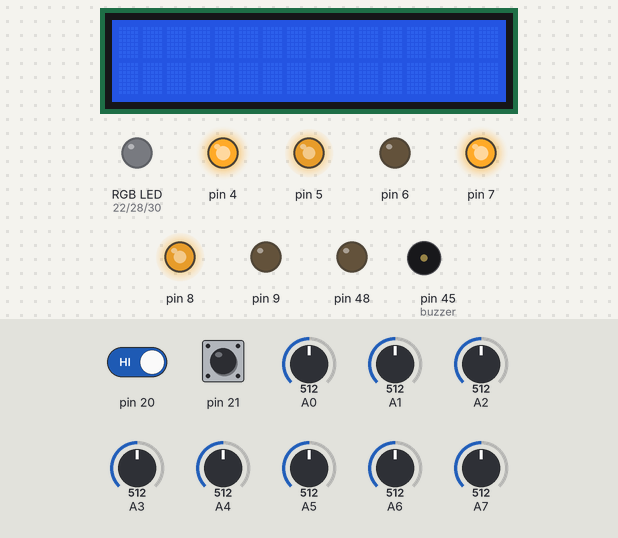
This sketch was run on a simulated Arduino Mega 2560, built with avr-gcc and run on an emulated ATmega2560. Shown: 16×2 character LCD, an RGB LED mixed from three pins (HIGH = lit), output pins drawn as LEDs (lit = HIGH), buzzer (waves = sounding, pin HIGH). The test bench sets the inputs (shaded band); at power-on: A0 = 512, A6 = 512, A1 = 512, A7 = 512, A2 = 512, pin 20 HIGH, pin 21 HIGH, A3 = 512, A4 = 512, A5 = 512. Pins used as bus, display or sensor lines are not drawn.

Above: at 9.5 s.
9.6 s: A0 set to 610
At 10.4 s:
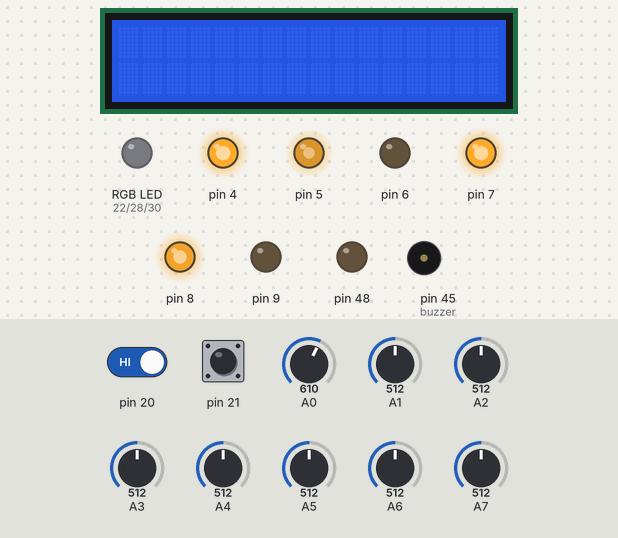
11.1 s: A6 set to 716
At 11.6 s:
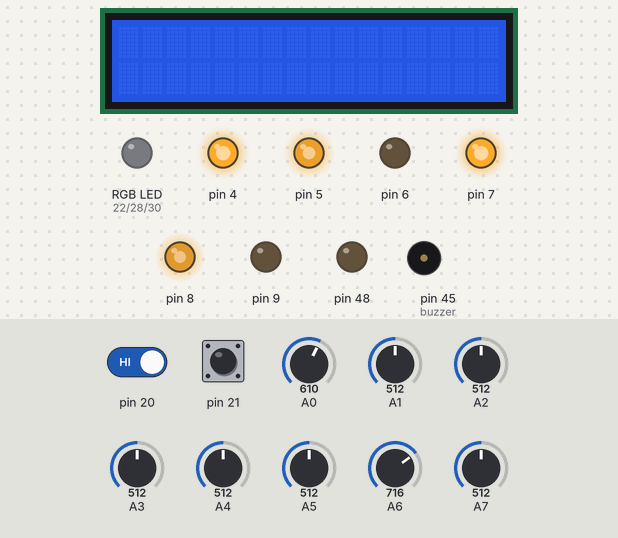
12.6 s: A1 set to 50
At 13.8 s:
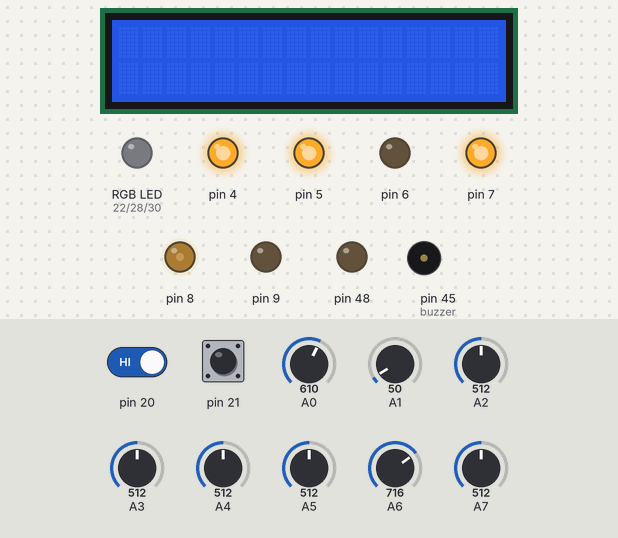
14.1 s: A7 set to 610
At 15.1 s:
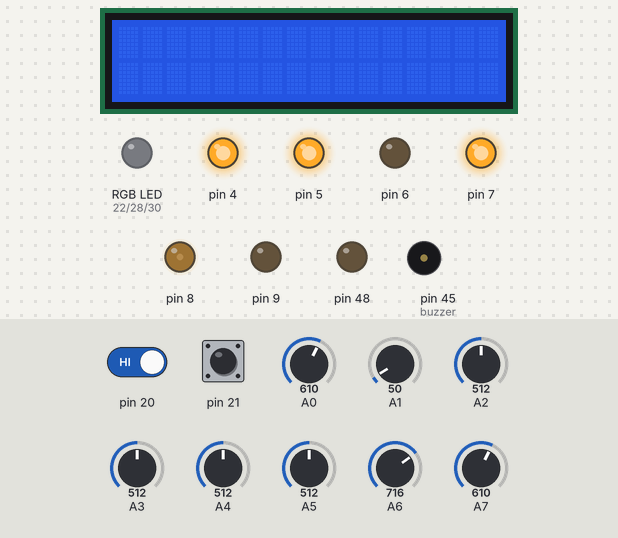
15.6 s: A2 set to 50
At 16.1 s:
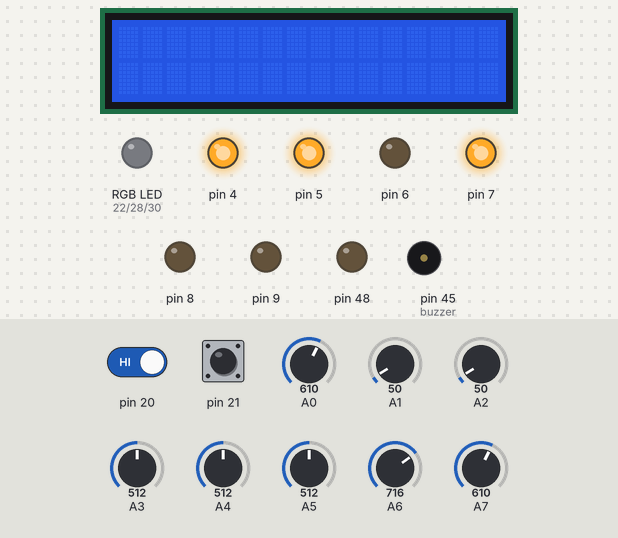
17.1 s: pin 20 driven LOW
At 17.5 s:
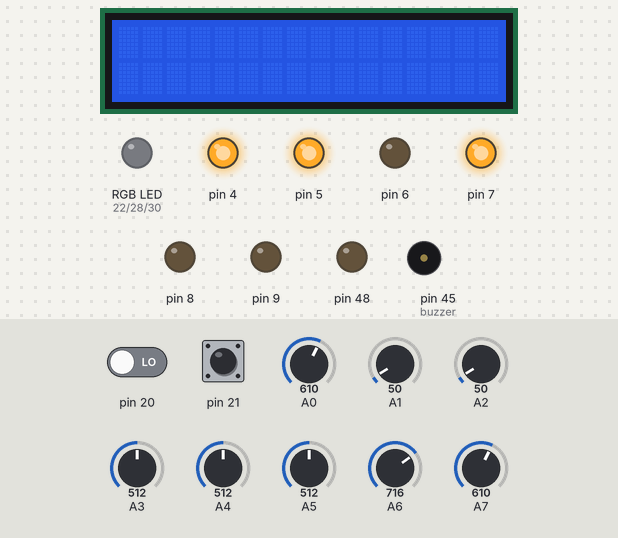
Timing chart, 0 to 19.7 s (numbered marks = the images above; inputs shaded):
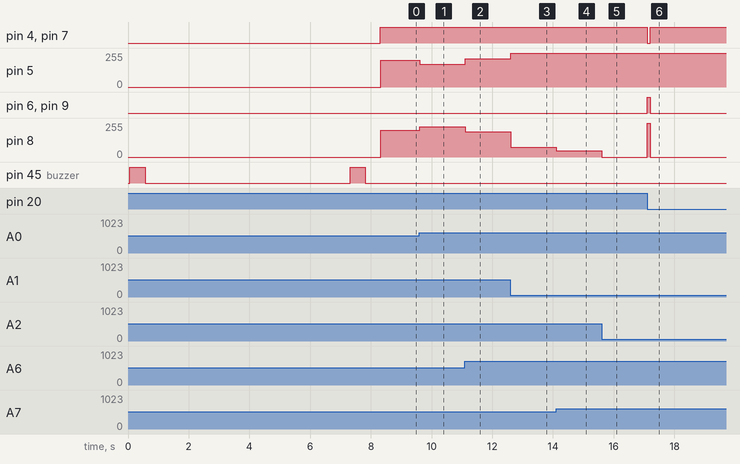

Measured:
- after the input at 9.6 s, pin 5: 200/255 → 172/255 at once; pin 8: 200/255 → 228/255 at once
- after the input at 11.1 s, pin 5: 172/255 → 212/255 at once; pin 8: 228/255 → 188/255 at once
- after the input at 12.6 s, pin 5: 212/255 → 255/255 at once; pin 8: 188/255 → 74/255 at once
- after the input at 14.1 s, pin 8: 74/255 → 48/255 at once
- after the input at 15.6 s, pin 8: 48/255 → 0/255 at once
- after the input at 17.1 s, pin 4, pin 7: HIGH → LOW at once, → HIGH 0.10 s later; pin 6, pin 9: LOW → HIGH at once, → LOW 0.10 s later; pin 8: 0/255 → 255/255 at once, → 0/255 0.10 s later

The sketch:

TNT_bot.ino
```cpp
#include "irSensors.h"
#include "keypad.h"
#include "motor.h"
#include "colorsensor.h"
#include "display.h"
#include "QTRSensor.h"
#include "distanceSensor.h"
#include "menu.h"
#include "lineFollow.h"

void setup() {
  irSensorInit();
  indicatorsInit();
  keypadInit();
  motorInit ();
  colorInit();
  lcdInit();
  sensorInit();
  Serial.begin(9600);
  calibrateSensorArray();

}

void loop() {
  fullSpeedLineFollowBlackStrip();
}

void withMenu(void){
    char key = getKey();

 if(key != 'n'){

     if(key == 's' ){
         displayLIneFllow();
         LineFollowMenu();
         displayMainMenu();
        }

        if(key == 'b' ){
            displayText("Tuning");
            calibrateSensorArray();
            displayMainMenu();
        }

        if(key == 'u' ){
           displayText("solving hhhmaze");
            //solveMaze();
            displayMainMenu();
        }

        if(key == 'd' ){
            displayText("solving maze");
            //solveMaze();
            displayMainMenu();
        }
 }
}
```

QTRSensor.h
```cpp
 #include    <QTRSensors.h>
 #include "indicators.h"

 #ifndef QTRSensor_h
  #define QTRSensor_h
  #define NUM_SENSORS             8  // number of sensors used
  #define NUM_SAMPLES_PER_SENSOR  4
    // average 4 analog samples per sensor reading
  #define EMITTER_PIN             12  // emitter is controlled by digital pin 50

  // sensors 0 through 7 are connected to analog inputs 0 through 7, respectively
  QTRSensorsAnalog qtra((unsigned char[]) {0, 1, 2, 3, 4, 5,6,7}, NUM_SENSORS, NUM_SAMPLES_PER_SENSOR, EMITTER_PIN);
  unsigned int sensorValues[NUM_SENSORS];

  void calibrateSensorArray(void){
      buzzerBlink(500);                    // Make beep sound before Start calibrate
      for (int i = 0; i < 250; i++)  // make the calibration take about 10 seconds
    {
      qtra.calibrate();             // reads all sensors 10 times at 2.5 ms per six sensors (i.e. ~25 ms per call)
    }
      buzzerBlink(500);                     // Make beep sound after calibrate
  }

  void printCalibrateValues(void){
      for (int i = 0; i < NUM_SENSORS; i++)
    {
      Serial.print(qtra.calibratedMinimumOn[i]);
      Serial.print(' ');
    }
      Serial.println();

    // print the calibration maximum values measured when emitters were on
    for (int i = 0; i < NUM_SENSORS; i++)
    {
      Serial.print(qtra.calibratedMaximumOn[i]);
      Serial.print(' ');
    }
      Serial.println();
  }

  void testSensorArray(void){

      // read calibrated sensor values and obtain a measure of the line position from 0 to 5000
      // To get raw sensor values, call:
      //  qtra.read(sensorValues); instead of unsigned int position = qtra.readLine(sensorValues);
    unsigned int position = qtra.readLine(sensorValues);

    // print the sensor values as numbers from 0 to 1000, where 0 means maximum reflectance and
    // 1000 means minimum reflectance, followed by the line position
    for (unsigned char i = 0; i < NUM_SENSORS; i++)
    {
      Serial.print(sensorValues[i]);
      Serial.print('\t');
    }
    //Serial.println(); // uncomment this line if you are using raw values
    Serial.println(position); // comment this line out if you are using raw values

    delay(250);
  }
#endif
```

colorsensor.h
```cpp
#ifndef colorsensor_h
  #define colorsensor_h
#define s0 49
#define s1 47
#define s2 31
#define s3 39
#define outPin 51

#define redNumber 1
#define blueNumber 2
#define greenNumber 3
#define otherColor 0

// Variables
int red;
int green;
int blue;
String color ="";

void colorInit(){
  pinMode(s0, OUTPUT);
  pinMode(s1, OUTPUT);
  pinMode(s2, OUTPUT);
  pinMode(s3, OUTPUT);
  pinMode(outPin, INPUT); //out from sensor becomes input to arduino

  digitalWrite(s0,HIGH);
  digitalWrite(s1,HIGH);
}

void readRGB()
{
  red = 0;
  green = 0;
  blue = 0;
  int n = 10;
  for (int i = 0; i < n; ++i)
  {
    //read red component
    digitalWrite(s2, LOW);
    digitalWrite(s3, LOW);
    red = red + pulseIn(outPin, LOW);

   //read green component
    digitalWrite(s2, HIGH);
    digitalWrite(s3, HIGH);
    green = green + pulseIn(outPin, LOW);

   //let's read blue component
    digitalWrite(s2, LOW);
    digitalWrite(s3, HIGH);
    blue = blue + pulseIn(outPin, LOW);
  }
  red = red/n;
  green = green/n;
  blue = blue/n;
}

void getColor()
{
  readRGB();

        if (red > 8 && red < 18 && green > 9 && green < 19 && blue > 8 && blue < 16) color = "WHITE";
  else if (red > 80 && red < 125 && green > 90 && green < 125 && blue > 80 && blue < 125) color = "BLACK";
  else if (red > 12 && red < 30 && green > 40 && green < 70 && blue > 33 && blue < 70) color = "RED";
  else if (red > 50 && red < 95 && green > 35 && green < 70 && blue > 45 && blue < 85) color = "GREEN";
  else if (red > 10 && red < 20 && green > 10 && green < 25 && blue > 20 && blue < 38) color = "YELLOW";
  else if (red > 60 && red < 68 && green > 10 && green < 20 && blue > 55 && blue < 65) color = "BLUE";
  else  color = "NO_COLOR";
}

int colourNumber()
{
  getColor();
  if (color=="RED")
    return redNumber;
  else if (color=="GREEN")
    return greenNumber;
  else if (color=="BLUE")
    return blueNumber;
  else
    return otherColor;
}

void printData(void)
{
  Serial.print("red= ");
  Serial.print(red);
  Serial.print("   green= ");
  Serial.print(green);
  Serial.print("   blue= ");
  Serial.print(blue);
  Serial.print (" - ");
  Serial.print (color);
  Serial.println (" detected!");
}
#endif
```

display.h
```cpp
//YWROBOT
//Compatible with the Arduino IDE 1.0
//Library version:1.1
#include <Wire.h>
#include <LiquidCrystal_I2C.h>
#include "lineFollow.h"


#if defined(ARDUINO) && ARDUINO >= 100
#define printByte(args)  write(args);
#else
#define printByte(args)  print(args,BYTE);
#endif


#ifndef display_h
  #define display_h


LiquidCrystal_I2C lcd(0x27,16,2);
// set the LCD address to 0x27 for a 16 chars and 2 line display
// display all keycodes

void displayKeyCodes(void) {
    lcd.clear();
    lcd.println("Codes 0x");
    lcd.println("-0x");
}

void lcdInit()
{
  lcd.init();                      // initialize the lcd
  lcd.backlight();
}

void doSomething(){


  lcd.print("Hello world...");
  lcd.setCursor(0, 1);
  lcd.print(" i ");
  lcd.printByte(3);
  lcd.print(" arduinos!");
  delay(5000);
  displayKeyCodes();

}

void displayTest(void){


        lcd.setCursor(0,1);

        for(int i=0;i<50;i++){

            lcd.print(i);
            delay(1000);
        }

        lcd.clear();
    }

void displayMainMenu(void){
        lcd.clear();
        lcd.setCursor(0,0);
        lcd.print("1.Line Follow");
        lcd.setCursor(0,1);
        lcd.print("2.wall Follow");
    delay(2000);
    lcd.clear();
      lcd.setCursor(0,0);
        lcd.print("3.Calibrate");
        lcd.setCursor(0,1);
        lcd.print("4.Change PID Values");
      delay(2000);
    }

void displayLIneFllow(){
        lcd.clear();
        lcd.setCursor(0,0);
        lcd.print("1.Line Fllow");
        lcd.setCursor(0,1);
        lcd.print("2.ChangPid");
        delay(200);
        //display.println("3.Calibrate");
    }
    void displayText(String text){
        lcd.clear();
        lcd.setCursor(0,0);
        lcd.print(text);
        delay(200);
        //display.println("3.Calibrate");
    }

 void printValues (double value) {
        lcd.clear();
        lcd.setCursor(0,0);
        lcd.print(value,4);
        delay(400);
    }

 void displayKp (void){
        lcd.clear();
        lcd.setCursor(0,0);
        lcd.print("Kp Value");
        lcd.setCursor(0,1);
        lcd.print("Base Val ");
        lcd.print(FULL_SPEED_Kp,4);
        delay(200);
    }

    void displayKd (void){
        lcd.clear();
        lcd.setCursor(0,0);
        lcd.print("Kp Value");
        lcd.setCursor(0,1);
        lcd.print("Base Val ");
        lcd.print(FULL_SPEED_Kd,4);
        delay(200);
    }

    void displayChangePID(void){
         lcd.clear();
        lcd.setCursor(0,0);
        lcd.print("1.Kp");
        lcd.setCursor(0,1);
        lcd.print("2.Kd");
        delay(200);
    }

#endif
```

distanceSensor.h
```cpp
#ifndef distanceSensor_h
  #define distanceSensor_h

#define MAX_DISTANCE        4000 // In micro second
    #define LEFT_ECHO_PIN       50
    #define LEFT_TRIG_PIN       39

    #define RIGHT_ECHO_PIN      26
    #define RIGHT_TRIG_PIN      24

    #define FRONT_ECHO_PIN      44
    #define FRONT_TRIG_PIN      53

    #define LEFT    1
    #define RIGHT   2
    #define FRONT   3

    void sensorInit(){
        pinMode(LEFT_TRIG_PIN,OUTPUT);
        pinMode(LEFT_ECHO_PIN,INPUT);

        pinMode(RIGHT_TRIG_PIN,OUTPUT);
        pinMode(RIGHT_ECHO_PIN,INPUT);

        pinMode(FRONT_TRIG_PIN,OUTPUT);
        pinMode(FRONT_ECHO_PIN,INPUT);
    }

    void createPulse(uint8_t pin){
        digitalWrite(pin,LOW);
        delayMicroseconds(2);
        digitalWrite(pin,HIGH);
        delayMicroseconds(10);
        digitalWrite(pin,LOW);
    }

    unsigned int getDistance(uint8_t side){

        switch (side)
        {
            case LEFT:
                createPulse(LEFT_TRIG_PIN);
                return pulseIn(LEFT_ECHO_PIN,HIGH,MAX_DISTANCE);
                // get Left Distance

            case RIGHT:
                createPulse(RIGHT_TRIG_PIN);
                return pulseIn(RIGHT_ECHO_PIN,HIGH,MAX_DISTANCE);
                // get Right Distance

            case FRONT:
                createPulse(FRONT_TRIG_PIN);
                return pulseIn(FRONT_ECHO_PIN,HIGH,1200);
                // get Front Distance

            default:
                // do noting
                return -1;
        }
    }

    void testDistanceSensor(){

        Serial.print("Distance ");
        Serial.print('\t'); Serial.print("Left: "); Serial.print(getDistance(LEFT));
        Serial.print('\t'); Serial.print("FRONT: "); Serial.print(getDistance(FRONT));
        Serial.print('\t'); Serial.print("RIGHT: "); Serial.print(getDistance(RIGHT));
        Serial.println();
    }
#endif
```

indicators.h
```cpp
#ifndef indicators_h
  #define indicators_h
#define greenLedPin 28
#define redLedPin 22
#define blueLedPin 30
#define buzzer 45

void indicatorsInit(){
  pinMode(greenLedPin, OUTPUT);
  pinMode(redLedPin, OUTPUT);
  pinMode(blueLedPin, OUTPUT);
  pinMode(buzzer, OUTPUT);
}

void redLight(int time){
  digitalWrite(redLedPin, HIGH);
  delay(time);
  digitalWrite(redLedPin, LOW);
  delay(time);
}
void redOn(){
  digitalWrite(redLedPin, HIGH);
}
void redOff(){
  digitalWrite(redLedPin, LOW);
}
void greenLight(int time){
  digitalWrite(greenLedPin, HIGH);
  delay(time);
  digitalWrite(greenLedPin, LOW);
  delay(time);
}
void greenOn(){
  digitalWrite(greenLedPin, HIGH);
}
void greenOff(){
  digitalWrite(greenLedPin, LOW);
}
void blueLight(int time){
  digitalWrite(blueLedPin, HIGH);
  delay(time);
  digitalWrite(blueLedPin, LOW);
  delay(time);
}
void blueOn(){
  digitalWrite(blueLedPin, HIGH);
}
void blueOff(){
  digitalWrite(blueLedPin, LOW);
}
void buzzerBlink(int time){
  digitalWrite(buzzer, HIGH);
  delay(time);
  digitalWrite(buzzer, LOW);
  delay(time);
}
void buzzerOn(){
  digitalWrite(buzzer, HIGH);
}
void buzzerOff(){
  digitalWrite(buzzer, LOW);
}
#endif
```

irSensors.h
```cpp
#ifndef irSensor__h
    #define irSensor__h
    #define IR_LEFT     2
    #define IR_RIGHT    3

   volatile bool leftDetect = false;
   volatile bool rightDetect = false;

       void leftDetect_ISR(void){
        leftDetect = true;
    }

    void rightDetect_ISR(void){
        rightDetect = true;
    }

    void irSensorInit(void){
        attachInterrupt(IR_LEFT,leftDetect_ISR,FALLING);
        attachInterrupt(IR_RIGHT,rightDetect_ISR,FALLING);
    }

    void testIrSensor(void){
        if(leftDetect){
            Serial.println("left Detected");
            leftDetect =false;
        }
             if(rightDetect){
            Serial.println("Right Detected");
            rightDetect =false;
        }
    }

    void clear_ISR_Verialble(void){
        leftDetect = false;
        rightDetect = false;
    }
#endif
```

lineFollow.h
```cpp
#ifndef lineFollow_h
    #define lineFollow_h
    #include "QTRSensor.h"
    #include "motor.h"
    #include "irSensors.h"

    #define LINE_FLLOW_DEBUG    false

    // Full speed PID Values
    double FULL_SPEED_Kp =  0.340;//0.080; 0.340
    double FULL_SPEED_Kd =  1.710;//0.890; 1.71
    #define FULL_SPEED_Ki   0

    #define BACKWORD_STOP_DELAY 100

    // Half Speed PID values
    #define HALF_SPEED_Kp 0
    #define HALF_SPEED_Kd 0
    #define HALF_SPEED_Ki 0

    #define LINE_POSITION   3500
    #define MIN_VALUE       200
    #define MAX_VALUE       600

    //turning speed values
    #define TURN_SPEED      200
    #define TUNING_SPEED    160

    int             error       = 0;
    int             I           = 0;
    int             lastError   = 0;
    int             motorSpeed  = 0;
    unsigned int    position    = 0;

    void calPid (float Kp , float Kd , float Ki){
        position = qtra.readLine(sensorValues);
        error =  position - LINE_POSITION;
        I = I + error;
        motorSpeed = (Kp * error) + (Kd * (error - lastError)) + I*Ki;
        lastError = error;
    }

    void fullSpeedLineFollowBlackStrip(void){
        forward(); // make both motors rotate forward
        clear_ISR_Verialble(); // before start line follow clear ISR variables
        while(1){

            calPid(FULL_SPEED_Kp,FULL_SPEED_Kd,FULL_SPEED_Ki); // calculate pid For left and right motors

            if(sensorValues[0] < MIN_VALUE &&sensorValues[1] < MIN_VALUE && sensorValues[2] < MIN_VALUE && sensorValues[3] < MIN_VALUE && sensorValues[4] < MIN_VALUE && sensorValues[5] < MIN_VALUE && sensorValues[6] < MIN_VALUE && sensorValues[7] < MIN_VALUE){
                // lost our line or this canbe dedend
                //backToLine();
                break;
            }
            if(sensorValues[0] > MAX_VALUE &&sensorValues[1] > MAX_VALUE && sensorValues[2] > MAX_VALUE && sensorValues[3] > MAX_VALUE && sensorValues[4] > MAX_VALUE && sensorValues[5] > MAX_VALUE && sensorValues[6] > MAX_VALUE && sensorValues[7] > MAX_VALUE){
                break; // found our solution
            }
            if (leftDetect || rightDetect){
                break; // found a junction
            }
            rightMotorSpeed = FULL_BASE_SPEED_RIGHT - motorSpeed;
            leftMotorSpeed =  FULL_BASE_SPEED_LEFT  + motorSpeed;

            if (rightMotorSpeed > FULL_MOTOR_SPEED_RIGHT )  rightMotorSpeed = FULL_MOTOR_SPEED_RIGHT; // prevent the motor from going beyond max speed
            if (leftMotorSpeed >  FULL_MOTOR_SPEED_LEFT )   leftMotorSpeed  = FULL_MOTOR_SPEED_LEFT; // prevent the motor from going beyond max speed
            if (rightMotorSpeed < 0) rightMotorSpeed = 0; // keep the motor speed positive
            if (leftMotorSpeed < 0) leftMotorSpeed = 0; // keep the motor speed positive

            if (LINE_FLLOW_DEBUG) {
                Serial.print(position);
                Serial.print("\t");
                Serial.print(error);
                Serial.print("\t");
                Serial.print(leftMotorSpeed);
                Serial.print("\t");
                Serial.print(rightMotorSpeed);
                Serial.print("\t");
                Serial.println();
            }
            else {
                speedControl(leftMotorSpeed,rightMotorSpeed); // change motor speed according PID values
            }
        }
        speedControl(255,255);
        backward();
        delay(BACKWORD_STOP_DELAY);
        Stop(); // stop both motors after line Follow
    }

    void fullSpeedLineFollowWhiteStrip(void){

        while(1){

            calPid(FULL_SPEED_Kp,FULL_SPEED_Kd,FULL_SPEED_Ki); // calculate pid For left and right motors

            if(sensorValues[0] < MIN_VALUE && sensorValues[1] < MIN_VALUE && sensorValues[2] < MIN_VALUE && sensorValues[3] < MIN_VALUE && sensorValues[4] < MIN_VALUE && sensorValues[5] < MIN_VALUE && sensorValues[6] < MIN_VALUE && sensorValues[7] < MIN_VALUE){
                    break; // found our solution
            }

            if(sensorValues[0] > MAX_VALUE && sensorValues[1] > MAX_VALUE && sensorValues[2] > MAX_VALUE && sensorValues[3] > MAX_VALUE && sensorValues[4] > MAX_VALUE && sensorValues[5] > MAX_VALUE && sensorValues[6] > MAX_VALUE && sensorValues[7] > MAX_VALUE){
                // lost our line or this canbe dedend
                //backToLine();
                break;
            }

            rightMotorSpeed = FULL_BASE_SPEED_RIGHT + motorSpeed;
            leftMotorSpeed =  FULL_BASE_SPEED_LEFT  - motorSpeed;

            if (rightMotorSpeed > FULL_MOTOR_SPEED_RIGHT )  rightMotorSpeed = FULL_MOTOR_SPEED_RIGHT; // prevent the motor from going beyond max speed
            if (leftMotorSpeed >  FULL_MOTOR_SPEED_LEFT )   leftMotorSpeed  = FULL_MOTOR_SPEED_LEFT; // prevent the motor from going beyond max speed
            if (rightMotorSpeed < 0) rightMotorSpeed = 0; // keep the motor speed positive
            if (leftMotorSpeed < 0) leftMotorSpeed = 0; // keep the motor speed positive

            if (LINE_FLLOW_DEBUG) {
                Serial.print(position);
                Serial.print("\t");
                Serial.print(error);
                Serial.print("\t");
                Serial.print(leftMotorSpeed);
                Serial.print("\t");
                Serial.print(rightMotorSpeed);
                Serial.print("\t");
                Serial.println();
            }
            else {
                forward();
                speedControl(leftMotorSpeed,rightMotorSpeed); // change motor speed according PID values
            }
        }
        Stop(); // stop both motors after line Follow
    }

    void backToLine(void){
        speedControl(120,120);
        backward();
        delay(50);
        Stop();
    }

    void BlackTuneLine(void){
        // tune line after turn
    }

    void BlackLinetTurnLeft(void){
        // turn left with line referance
        speedControl(0,0);
        turnLeft();

        position = qtra.readLine(sensorValues);

         while(sensorValues[1] > MAX_VALUE || sensorValues[0] > MAX_VALUE){
             position = qtra.readLine(sensorValues);
             speedControl(TURN_SPEED,TURN_SPEED);
         }
         Stop();
    }

    void BlackLineTurnRight(void){
        //turn right with line referance
    }
#endif
```

Source omitted: menu.h (3869 bytes), motor.h (2867 bytes), keypad.h (1258 bytes)
